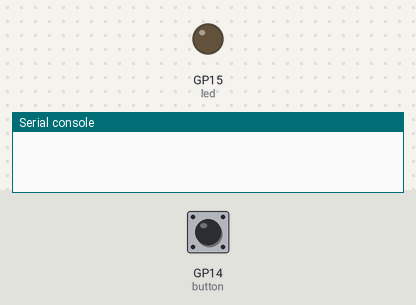
Bench run of a program on a simulated Raspberry Pi Pico running MicroPython. Shown: output pins drawn as LEDs (lit = HIGH), the last lines printed to the serial console. Dashed ring = blinking. The test bench sets the inputs (shaded band); at power-on: GP14 (button) LOW. The clock reads 2024-03-15 10:24:30 at power-on unless the program sets it.

Above: at 1.2 s.
1.3 s: GP14 (button) pulled HIGH for 0.15 s
At 2.5 s:
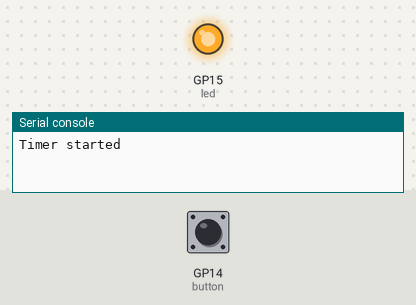
2.9 s: GP14 (button) pulled HIGH for 1 s
At 5.8 s:
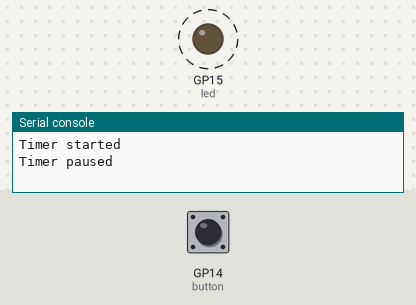
5.9 s: GP14 (button) driven HIGH
At 7.0 s:
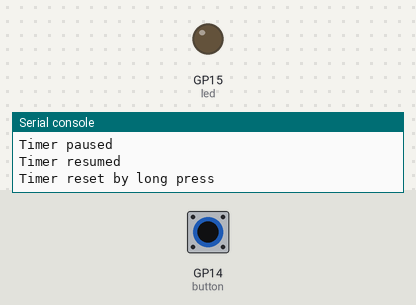
Timing chart, 0 to 8.9 s (numbered marks = the images above; inputs shaded):
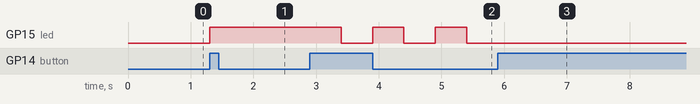

Measured:
- after the input at 1.3 s, GP15 (led): LOW → HIGH at once
- after the input at 2.9 s, GP15 (led): alternates HIGH for 0.50 s and LOW for 0.50 s, starting after 0.50 s
- after the input at 5.9 s, GP15 (led): stops changing and stays LOW

The program:

timer.py
```python
"""
Simple Timer

Connect the following pins of Raspberry Pi Pico:

- LED: Pin 15
- Button: Pin 14

How to use it:
1. Press the Pin 14 button to start the timer.
2. The LED will turn on.
3. Press the Pin 14 button again to pause the timer (LED will blink slowly).
4. Press the Pin 14 button again to resume the timer (LED will turn on).
5. Press the Pin 14 button for 1 second to reset the timer.
6. The LED will blink quickly to indicate the timer has finished.
7. Press the Pin 14 button to reset the timer and turn off the LED.
"""

from machine import Pin, Timer
import utime

# Pin setup
led = Pin(15, Pin.OUT)
button = Pin(14, Pin.IN, Pin.PULL_DOWN)

# Constants
DURATION = 6 * 60  # 6 minutes in seconds
LONG_PRESS_DURATION = 1  # seconds
DEBOUNCE_TIME = 200  # milliseconds

# State variables
state = "stopped"  # "stopped", "running", "paused", "finished"
start_time = 0
elapsed = 0
press_time = None
last_button_press = 0  # for debounce

# Blinking timer
blink_timer = Timer()


def stop_blinking():
    blink_timer.deinit()
    led.value(0)


def blink_led(frequency):
    def toggle(timer):
        led.toggle()

    blink_timer.init(freq=frequency, mode=Timer.PERIODIC, callback=toggle)


def debounced_button_handler(pin):
    global last_button_press
    now = utime.ticks_ms()
    if utime.ticks_diff(now, last_button_press) >= DEBOUNCE_TIME:
        last_button_press = now
        button_handler(pin)


def button_handler(pin):
    global state, start_time, elapsed

    if state == "stopped":
        state = "running"
        start_time = utime.time()
        led.value(1)
        print("Timer started")

    elif state == "running":
        state = "paused"
        elapsed += utime.time() - start_time
        blink_led(2)
        print("Timer paused")

    elif state == "paused":
        state = "running"
        start_time = utime.time()
        stop_blinking()
        led.value(1)
        print("Timer resumed")

    elif state == "finished":
        stop_blinking()
        state = "stopped"
        elapsed = 0
        print("Timer reset after finish, ready to start again")


# Attach debounced interrupt
button.irq(trigger=Pin.IRQ_RISING, handler=debounced_button_handler)


def check_long_press():
    global state, start_time, elapsed, press_time

    if button.value():
        if press_time is None:
            press_time = utime.ticks_ms()
        else:
            elapsed_ms = utime.ticks_diff(utime.ticks_ms(), press_time)
            if elapsed_ms >= LONG_PRESS_DURATION * 1000:
                press_time = None
                state = "stopped"
                elapsed = 0
                stop_blinking()
                print("Timer reset by long press")
                while button.value():
                    utime.sleep(0.01)
    else:
        press_time = None


# Main loop
while True:
    check_long_press()

    if state == "running":
        total_elapsed = elapsed + (utime.time() - start_time)
        if total_elapsed >= DURATION:
            state = "finished"
            blink_led(5)
            print("Timer finished")

    utime.sleep(0.1)
```
